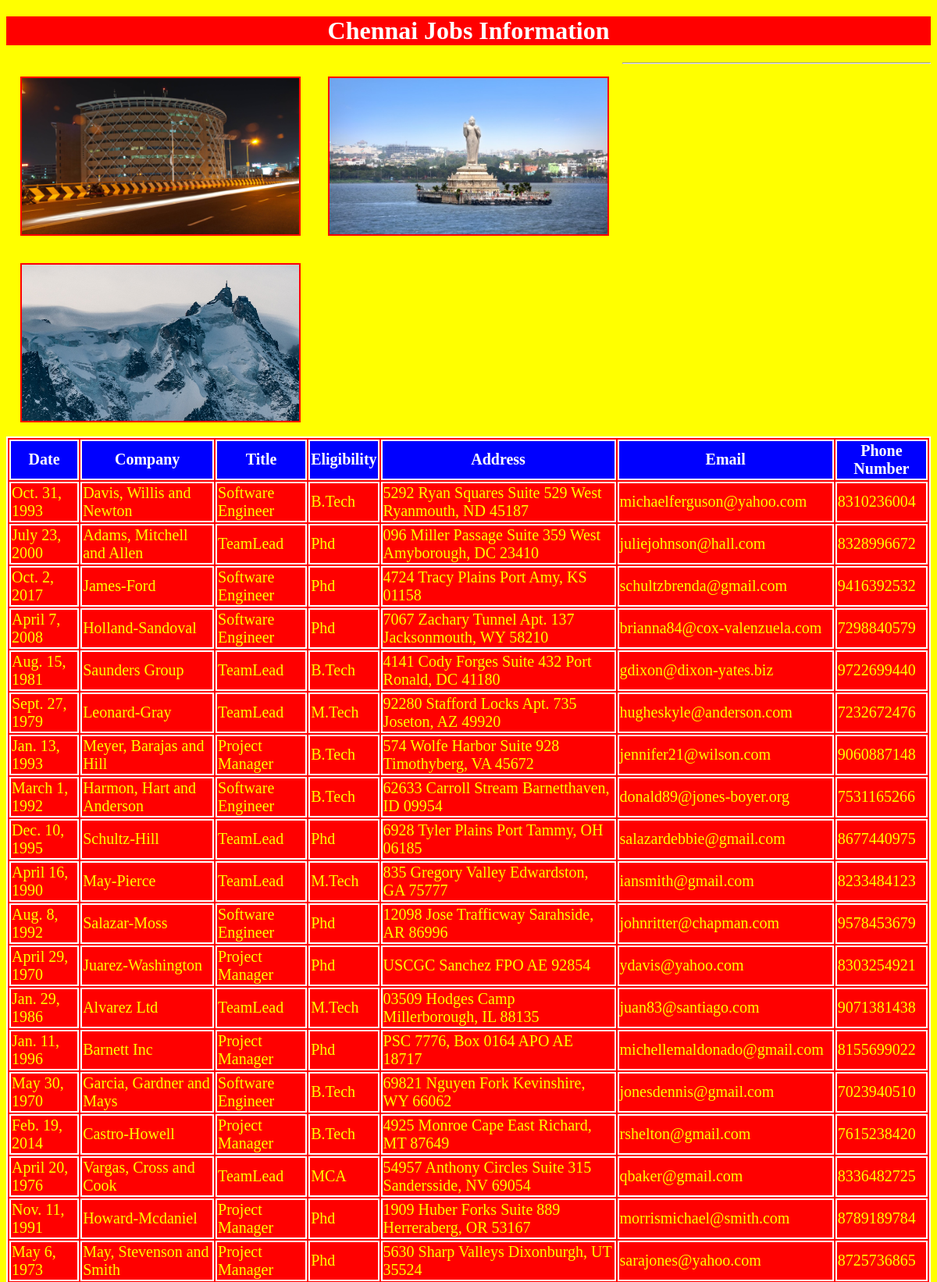
The app's page /chennaijobs/ (upper part) with its own data.
### testapp/models.py (models this page shows)
class blorejobs(models.Model):
    date=models.DateField();
    company=models.CharField(max_length=100);
    title=models.CharField(max_length=100);
    eligibility=models.CharField(max_length=100);
    address=models.CharField(max_length=100);
    email=models.EmailField();
    phonenumber=models.IntegerField()

### testapp/views.py (the view)
# urls.py: re_path(r'^chennaijobs/', views.chennaijobs1),
def chennaijobs1(request):
    bjobs_list=blorejobs.objects.order_by('id')
    my_dict={'bjobs_list':bjobs_list}
    return render(request,'testapp/chennaijobs.html',context=my_dict)

### templates/testapp/chennaijobs.html (shortened to what this page needs)
<!DOCTYPE html>
{%load static %}
<html lang="en" dir="ltr">
  <head>
    <link rel="stylesheet" href="{% static "css/demo.css" %}">
  </head>
  <body>
    <h1>Chennai Jobs Information</h1>
      <img src="{%static "images/hyd2.jpg"%}" alt="">
      <img src="{%static "images/hyd1.jpg"%}" alt="">
      <img src="{%static "images/hyd3.jpg"%}" alt="">
      <hr>
      {% if bjobs_list %}
      <table id='tab'>
        <thead>
          <th>Date</th>
          <th>Company</th>
          <th>Title</th>
          <th>Eligibility</th>
          <th>Address</th>
          <th>Email</th>
          <th>Phone Number</th>
        </thead>
        {%for job in bjobs_list %}
        <tr>
          <td>{{job.date}}</td>
          <td>{{job.company}}</td>
          <td>{{job.title}}</td>
          <td>{{job.eligibility}}</td>
          <td>{{job.address}}</td>
          <td>{{job.email}}</td>
          <td>{{job.phonenumber}}</td>
        </tr>
        {% endfor %}
      </table>
      {%else %}
      <p>No Jobs Found in Chennai</p>
    {% endif %}
  </body>
</html>

### static/css/demo.css (style rules this page uses)
body { background: url(https://images.pexels.com/photos/1114226/pexels-photo-1114226.jpeg?auto=compress&cs=tinysrgb&dpr=2&h=750&w=1260); background-repeat: no-repeat; }
img { height: 200px; width:30%; float:left; margin:1.5%; border:2px solid red; }
h1 { color:white; text-align: center; background:red; }
table,thead,th,tr,td { color:yellow; border:2px solid white; font-size: 20px; margin:auto; background:red; }
thead,th { color:white; border:2px solid white; font-size: 20px; margin:auto; background:blue; }
table tr:nth-of-type(even) { background: #f4c24; }

### templates/testapp/chennaijobs.html (style rules this page uses)
body { background: yellow; }

### records on screen
blorejobs: date "Oct. 31, 1993", company "Davis, Willis and Newton", title "Software Engineer", eligibility "B.Tech", address "5292 Ryan Squares Suite 529 West Ryanmouth, ND 45187", email "michaelferguson@yahoo.com", phonenumber "8310236004"
blorejobs: date "July 23, 2000", company "Adams, Mitchell and Allen", title "TeamLead", eligibility "Phd", address "096 Miller Passage Suite 359 West Amyborough, DC 23410", email "juliejohnson@hall.com", phonenumber "8328996672"
blorejobs: date "Oct. 2, 2017", company "James-Ford", title "Software Engineer", eligibility "Phd", address "4724 Tracy Plains Port Amy, KS 01158", email "schultzbrenda@gmail.com", phonenumber "9416392532"
blorejobs: date "April 7, 2008", company "Holland-Sandoval", title "Software Engineer", eligibility "Phd", address "7067 Zachary Tunnel Apt. 137 Jacksonmouth, WY 58210", email "brianna84@cox-valenzuela.com", phonenumber "7298840579"
blorejobs: date "Aug. 15, 1981", company "Saunders Group", title "TeamLead", eligibility "B.Tech", address "4141 Cody Forges Suite 432 Port Ronald, DC 41180", email "gdixon@dixon-yates.biz", phonenumber "9722699440"
blorejobs: date "Sept. 27, 1979", company "Leonard-Gray", title "TeamLead", eligibility "M.Tech", address "92280 Stafford Locks Apt. 735 Joseton, AZ 49920", email "hugheskyle@anderson.com", phonenumber "7232672476"
blorejobs: date "Jan. 13, 1993", company "Meyer, Barajas and Hill", title "Project Manager", eligibility "B.Tech", address "574 Wolfe Harbor Suite 928 Timothyberg, VA 45672", email "jennifer21@wilson.com", phonenumber "9060887148"
blorejobs: date "March 1, 1992", company "Harmon, Hart and Anderson", title "Software Engineer", eligibility "B.Tech", address "62633 Carroll Stream Barnetthaven, ID 09954", email "donald89@jones-boyer.org", phonenumber "7531165266"
blorejobs: date "Dec. 10, 1995", company "Schultz-Hill", title "TeamLead", eligibility "Phd", address "6928 Tyler Plains Port Tammy, OH 06185", email "salazardebbie@gmail.com", phonenumber "8677440975"
blorejobs: date "April 16, 1990", company "May-Pierce", title "TeamLead", eligibility "M.Tech", address "835 Gregory Valley Edwardston, GA 75777", email "iansmith@gmail.com", phonenumber "8233484123"
blorejobs: date "Aug. 8, 1992", company "Salazar-Moss", title "Software Engineer", eligibility "Phd", address "12098 Jose Trafficway Sarahside, AR 86996", email "johnritter@chapman.com", phonenumber "9578453679"
blorejobs: date "April 29, 1970", company "Juarez-Washington", title "Project Manager", eligibility "Phd", address "USCGC Sanchez FPO AE 92854", email "ydavis@yahoo.com", phonenumber "8303254921"
blorejobs: date "Jan. 29, 1986", company "Alvarez Ltd", title "TeamLead", eligibility "M.Tech", address "03509 Hodges Camp Millerborough, IL 88135", email "juan83@santiago.com", phonenumber "9071381438"
blorejobs: date "Jan. 11, 1996", company "Barnett Inc", title "Project Manager", eligibility "Phd", address "PSC 7776, Box 0164 APO AE 18717", email "michellemaldonado@gmail.com", phonenumber "8155699022"
blorejobs: date "May 30, 1970", company "Garcia, Gardner and Mays", title "Software Engineer", eligibility "B.Tech", address "69821 Nguyen Fork Kevinshire, WY 66062", email "jonesdennis@gmail.com", phonenumber "7023940510"
blorejobs: date "Feb. 19, 2014", company "Castro-Howell", title "Project Manager", eligibility "B.Tech", address "4925 Monroe Cape East Richard, MT 87649", email "rshelton@gmail.com", phonenumber "7615238420"
blorejobs: date "April 20, 1976", company "Vargas, Cross and Cook", title "TeamLead", eligibility "MCA", address "54957 Anthony Circles Suite 315 Sandersside, NV 69054", email "qbaker@gmail.com", phonenumber "8336482725"
blorejobs: date "Nov. 11, 1991", company "Howard-Mcdaniel", title "Project Manager", eligibility "Phd", address "1909 Huber Forks Suite 889 Herreraberg, OR 53167", email "morrismichael@smith.com", phonenumber "8789189784"
blorejobs: date "May 6, 1973", company "May, Stevenson and Smith", title "Project Manager", eligibility "Phd", address "5630 Sharp Valleys Dixonburgh, UT 35524", email "sarajones@yahoo.com", phonenumber "8725736865"
